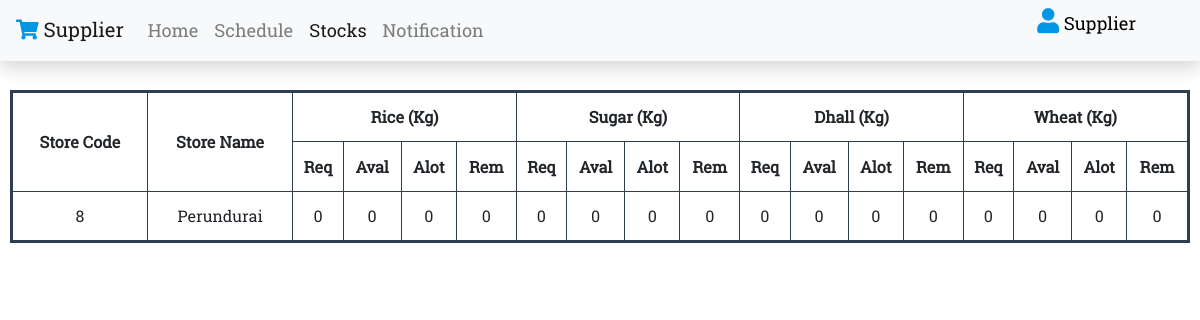
The page /supplier/stocks.php (signed in) on the database its author committed.
### tables this page shows
CREATE TABLE `store_data` (
  `store_id` int(5) NOT NULL,
  `store_name` varchar(20) NOT NULL,
  `in_charge` varchar(20) NOT NULL,
  `mobile` int(10) NOT NULL,
  `total_cards` int(10) NOT NULL,
  `district` varchar(20) NOT NULL,
  `required_rice` int(10) NOT NULL,
  `available_rice` int(10) NOT NULL,
  `alloted_rice` int(10) NOT NULL,
  `remaining_rice` int(10) NOT NULL,
  `required_sugar` int(10) NOT NULL,
  `available_sugar` int(10) NOT NULL,
  `alloted_sugar` int(10) NOT NULL,
  `remaining_sugar` int(10) NOT NULL,
  `required_wheat` int(10) NOT NULL,
  `available_wheat` int(10) NOT NULL,
  `alloted_wheat` int(10) NOT NULL,
  `remaining_wheat` int(10) NOT NULL,
  `required_dhall` int(10) NOT NULL,
  `available_dhall` int(10) NOT NULL,
  `alloted_dhall` int(10) NOT NULL,
  `remaining_dhall` int(10) NOT NULL
);

### supplier/stocks.php (the view, shortened to what this page needs)
<!DOCTYPE html>
<html>
<head>
    <link rel="stylesheet" type="text/css" media="screen" href="../assets/css/main.css" />
    <link rel="stylesheet" href="https://stackpath.bootstrapcdn.com/bootstrap/4.1.3/css/bootstrap.min.css"
>
    <link rel="stylesheet" href="https://use.fontawesome.com/releases/v5.5.0/css/all.css"
>
</head>
<body class="body">
    <div>
        <nav class="navbar navbar-expand-sm navbar-light bg-light shadow fixed-top justify-content-between">
            <div>
                <ul class="navbar-nav nav-color">
                    <li>
                        <a class="navbar-brand" href="../index.php"><i class="fas fa-shopping-cart" style="color:#0097e6;"></i>
                            Supplier</a>
                    </li>
                    <li class="nav-item">
                        <a class="nav-link" href="../supplier/home.php">Home<span class="sr-only"></span></a>
                    </li>
                    <li class="nav-item">
                        <a class="nav-link" href="../supplier/schedule.php">Schedule</a>
                    </li>
                    <li class="nav-item  active">
                        <a class="nav-link" href="../supplier/stocks.php">Stocks</a>
                    </li>
                    <li class="nav-item">
                        <a class="nav-link" href="../supplier/notification.php">Notification</a>
                    </li>
                </ul>
            </div>
            <div>
                <form class="form-group form-inline" action="../log/logout.php" method="POST">
                    <div class="dropdown show mr-5">
                        <a href="#" role="button" id="dropdownprofile" data-toggle="dropdown" aria-haspopup="true"
                            aria-expanded="false" style="color:black;">
                            <i class="fas fa-user" style="font-size: 25px;"></i>
                            <?php
                            echo (ucwords($_SESSION['user']));
                            ?>
                        </a>
                    </div>
                </form>
            </div>
        </nav>
    </div>
    <div class="container-liquid padding">
        <?php
    include "../log/dbconnect.php";
    $store = $_SESSION['store_name'];
    $statement = "SELECT store_id, store_name, required_rice, available_rice, alloted_rice, remaining_rice,
                     required_sugar, available_sugar, alloted_sugar, remaining_sugar,
                      required_wheat, available_wheat, alloted_wheat, remaining_wheat,
                      required_dhall, available_dhall, alloted_dhall, remaining_dhall FROM store_data WHERE store_name = '$store'";
    echo "<table border='3' class='text-center'>
                                <tr>
                                <th rowspan='2'>Store Code</th>
                                <th rowspan='2'>Store Name</th>
                                <th colspan='4'>Rice (Kg)</th>
                                <th colspan='4'>Sugar (Kg)</th>
                                <th colspan='4'>Dhall (Kg)</th>
                                <th colspan='4'>Wheat (Kg)</th>
                                </tr>
                                <tr>
                                <th>Req</th>
                                <th>Aval</th>
                                <th>Alot</th>
                                <th>Rem</th>
                                <th>Req</th>
                                <th>Aval</th>
                                <th>Alot</th>
                                <th>Rem</th>
                                <th>Req</th>
                                <th>Aval</th>
                                <th>Alot</th>
                                <th>Rem</th>
                                <th>Req</th>
                                <th>Aval</th>
                                <th>Alot</th>
                                <th>Rem</th>
                                </tr>
                                ";
    $result = $conn->query($statement);
    if ($result->num_rows > 0) {
        while ($row = $result->fetch_assoc()) {
            echo "<tr>";
            echo "<td>" . $row['store_id'] . "</td>";
            echo "<td>" . $row['store_name'] . "</td>";
            echo "<td>" . $row['required_rice'] . "</td>";
            echo "<td>" . $row['available_rice'] . "</td>";
            echo "<td>" . $row['alloted_rice'] . "</td>";
            echo "<td>" . $row['remaining_rice'] . "</td>";
            echo "<td>" . $row['required_sugar'] . "</td>";
            echo "<td>" . $row['available_sugar'] . "</td>";
            echo "<td>" . $row['alloted_sugar'] . "</td>";
            echo "<td>" . $row['remaining_sugar'] . "</td>";
            echo "<td>" . $row['required_dhall'] . "</td>";
            echo "<td>" . $row['available_dhall'] . "</td>";
            echo "<td>" . $row['alloted_dhall'] . "</td>";
            echo "<td>" . $row['remaining_dhall'] . "</td>";
            echo "<td>" . $row['required_wheat'] . "</td>";
            echo "<td>" . $row['available_wheat'] . "</td>";
            echo "<td>" . $row['alloted_wheat'] . "</td>";
            echo "<td>" . $row['remaining_wheat'] . "</td>";
            echo "</tr>";
        }
    }
    echo "</table>";
    ?>
    </div>
</body>
</html>

### assets/css/main.css (style rules this page uses)
.body { background-color: #ffffff; font-family: RobotoSlab-Regular; padding: 10px; scroll-behavior: smooth; }
a { text-decoration: none !important; }
.fas { color: #0097e6; }
.padding { padding-top: 80px; }
.show { display: block; }
a { text-decoration: none; font-size: 18px; font-weight: 500; color: #2c3e50; }
table { border: 3px solid #2c3e50; border-collapse: collapse; width: 100%; }
th, td, tr { height: 50px; }

### rows shown on the page
store_data: store_id "8", store_name "Perundurai", required_rice "0", available_rice "0", alloted_rice "0", remaining_rice "0", required_sugar "0", available_sugar "0", alloted_sugar "0", remaining_sugar "0", required_dhall "0", available_dhall "0", alloted_dhall "0", remaining_dhall "0", required_wheat "0", available_wheat "0", alloted_wheat "0", remaining_wheat "0"

### other values the page prints
$_SESSION['user'] "Supplier"
